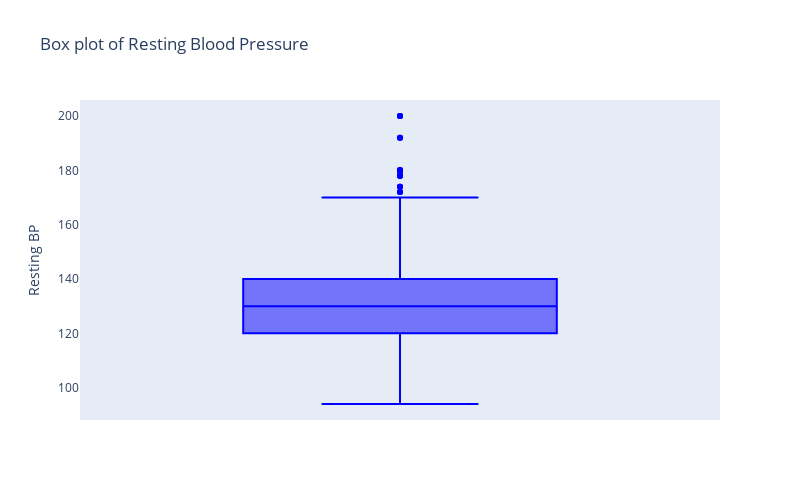
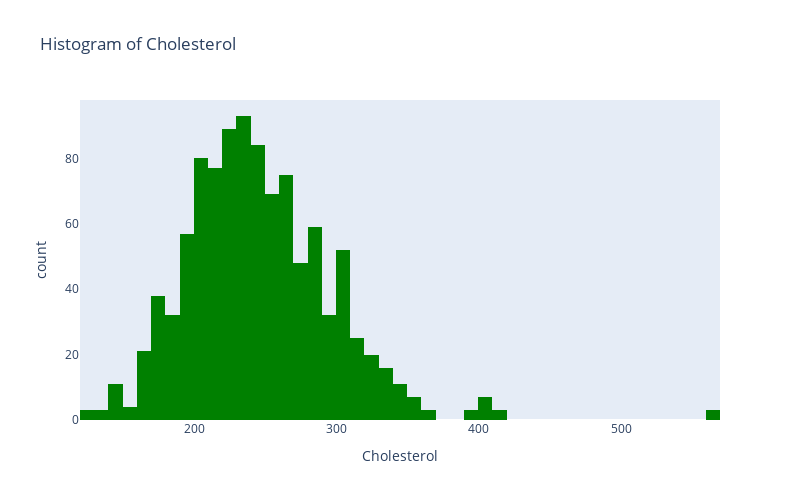

The code cell stored with these charts, in order, in its notebook:
### Code cell
#Visualizing resting blood pressure and cholesterol levels with Plotly Express.
import pandas as pd
import plotly.express as px


# Box plot for trestbps (resting blood pressure)
box_fig = px.box(df, y='trestbps', title='Box plot of Resting Blood Pressure', labels={'trestbps': 'Resting BP'},
                  width=800, height=500, color_discrete_sequence=['blue'])
box_fig.update_yaxes(showgrid=False)
box_fig.show()

# Histogram of cholesterol
hist_fig = px.histogram(df, x='chol', title='Histogram of Cholesterol', labels={'chol': 'Cholesterol'},
                        width=800, height=500, color_discrete_sequence=['green'])
hist_fig.update_xaxes(showgrid=False)
hist_fig.update_yaxes(showgrid=False)
hist_fig.show()

### Figure 1 — Plotly figure (JSON) as saved in the notebook; plotly's stock layout.template omitted (floating-point values rounded to 4 significant figures; data arrays with more than 128 entries replaced by an {"elided": "..."} marker saying what was removed)
{"data": [{"alignmentgroup": "True", "hovertemplate": "Resting BP=%{y}<extra></extra>", "legendgroup": "", "marker": {"color": "blue"}, "name": "", "notched": false, "offsetgroup": "", "orientation": "v", "showlegend": false, "type": "box", "x0": " ", "xaxis": "x", "y": {"elided": "1025 int values"}, "y0": " ", "yaxis": "y"}], "layout": {"boxmode": "group", "height": 500, "legend": {"tracegroupgap": 0}, "title": {"text": "Box plot of Resting Blood Pressure"}, "width": 800, "xaxis": {"anchor": "y", "domain": [0, 1]}, "yaxis": {"anchor": "x", "domain": [0, 1], "showgrid": false, "title": {"text": "Resting BP"}}}}

### Figure 2 — Plotly figure (JSON) as saved in the notebook; plotly's stock layout.template omitted (floating-point values rounded to 4 significant figures; data arrays with more than 128 entries replaced by an {"elided": "..."} marker saying what was removed)
{"data": [{"alignmentgroup": "True", "bingroup": "x", "hovertemplate": "Cholesterol=%{x}<br>count=%{y}<extra></extra>", "legendgroup": "", "marker": {"color": "green", "pattern": {"shape": ""}}, "name": "", "offsetgroup": "", "orientation": "v", "showlegend": false, "type": "histogram", "x": {"elided": "1025 int values"}, "xaxis": "x", "yaxis": "y"}], "layout": {"barmode": "relative", "height": 500, "legend": {"tracegroupgap": 0}, "title": {"text": "Histogram of Cholesterol"}, "width": 800, "xaxis": {"anchor": "y", "domain": [0, 1], "showgrid": false, "title": {"text": "Cholesterol"}}, "yaxis": {"anchor": "x", "domain": [0, 1], "showgrid": false, "title": {"text": "count"}}}}
